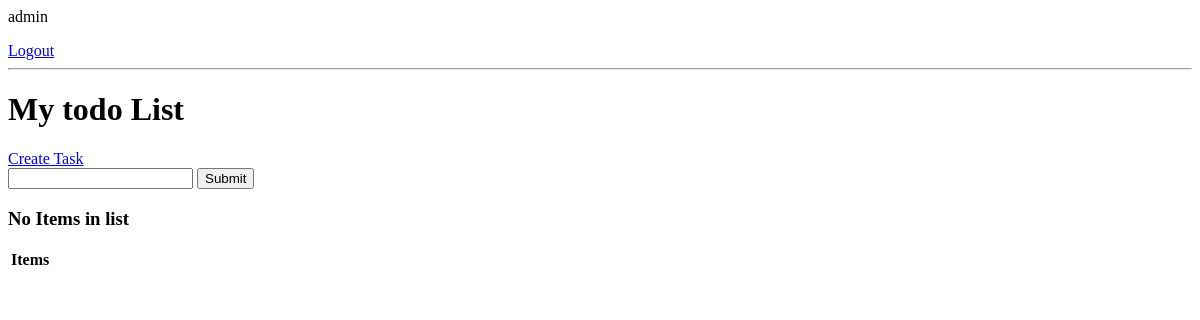
The app's page / (signed in), older data.
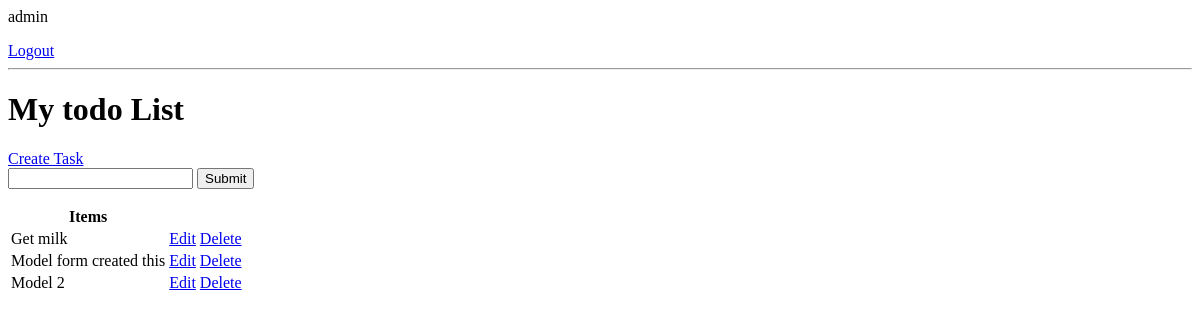
The same page, newer data.
### base/models.py (models this page shows, shortened)
class Task(models.Model):
    user = models.ForeignKey(User, on_delete=models.CASCADE, null=True, blank=True)
    title = models.CharField(max_length=200, null=True, blank=True)
    description = models.TextField(null=True, blank=True)
    complete = models.BooleanField(default=False)
    create = models.DateTimeField(auto_now_add=True)
    class Meta:
        ordering = ['complete']

### base/views.py (the view)
# urls.py: path('', TaskList.as_view(), name='tasks'),
class TaskList(LoginRequiredMixin, ListView):
    model = Task
    context_object_name = 'tasks'
    def get_context_data(self, **kwargs):
        context = super().get_context_data(**kwargs)
        context['tasks'] = context['tasks'].filter(user=self.request.user)
        context['count'] = context['tasks'].filter(complete=False).count()
        search_input = self.request.GET.get('search-area') or ''
        if search_input:
            context['tasks'] = context['tasks'].filter(
                title__icontains=search_input
            )
        context['search_input'] = search_input
        return context

### base/templates/base/task_list.html
{% if request.user.is_authenticated %}
<p>{{request.user}}</p>
<a href="{% url 'logout' %}">Logout</a>
{% else %}
<a href="{% url 'login' %}">login</a>
{% endif %}
<hr>
<h1>My todo List</h1>
<a href="{% url 'task-create' %}">Create Task</a>
<form method="GET">
    <input type="text" name="search-area" value="{{search_input}}">
    <input type="submit" name="Search">
</form>
<table>
    <tr>
        <th>Items</th>
        <th></th>
        <th></th>
    </tr>
    {% for task in tasks %}
    <tr>
        <td>{{task.title}}</td>
        <td><a href="{% url 'task-update' task.id %}">Edit</a></td>
        <td><a href="{% url 'task-delete' task.id %}">Delete</a></td>
    </tr>
    {% empty %}
        <h3>No Items in list</h3>
    {% endfor %}
</table>

Row changes from the older to the newer data that the page shows:
added Task: title "Get milk"
added Task: title "Model form created this"
added Task: title "Model 2"
Text that changed along with them:
text no longer shown: "No Items in list"
